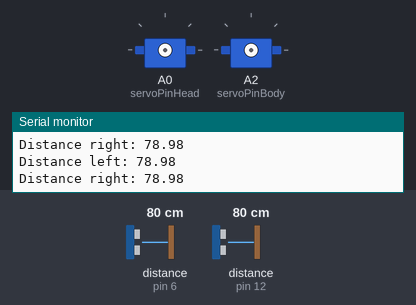
A sketch run on a simulated Arduino Uno, built with avr-gcc and run on an emulated ATmega328P. On the bench: 2 × servo, the last lines printed to the serial monitor. Wiring (inferred from the names in the program): 2 × ultrasonic range finder: trigger pin 5, echo pin 6 / trigger pin 11, echo pin 12; 2 × servo: signal A0 / signal A2. Inputs (shaded band) come from the test bench; at power-on: distance to the obstacle (sensors on pin 6, pin 12) 80 cm. The echo pulse lasts 58.3 µs per cm; servo pulses on a pin are drawn as a servo (544–2400 µs = 0–180°).

Above: at 1.2 s.
1.3 s: distance to the obstacle (sensor on pin 6) set to 33 cm
4.3 s: distance to the obstacle (sensor on pin 6) set to 28 cm
At 4.8 s:
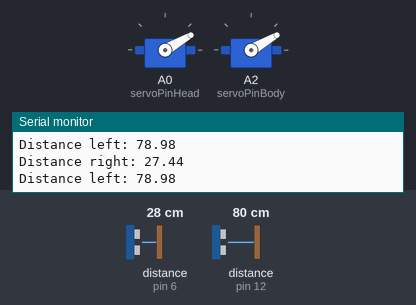
At 6.7 s:
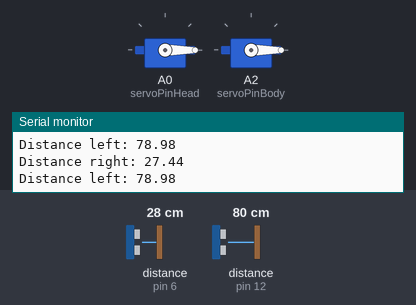
7.3 s: distance to the obstacle (sensor on pin 12) set to 120 cm
10.3 s: distance to the obstacle (sensor on pin 12) set to 18 cm
13.3 s: distance to the obstacle (sensor on pin 6) set to 2 cm
16.3 s: distance to the obstacle (sensor on pin 12) set to 2 cm
At 17.4 s:
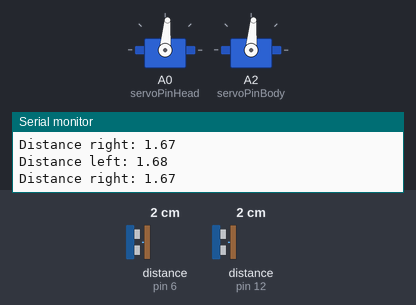
Timing chart, 0 to 20.3 s (numbered marks = the images above; inputs shaded):
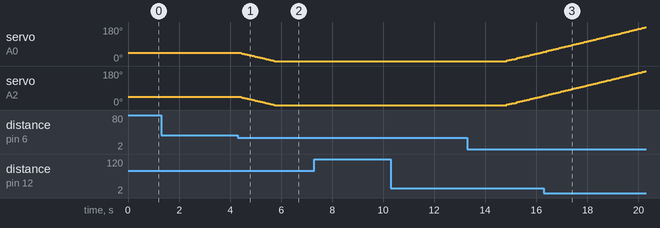

The sketch:

servo_distance.ino
```cpp
int servoPinHead = A0;   // head
int servoPinBody = A2;   // body

int pVal = 1000;
unsigned long previousMillis = 0; //used for timer
boolean increasePulse = true;
int spd = 15; //speed of increment or decrement on sweep
int minPulse = 600;  // 500;
int maxPulse = 700;  // 800;
int interval = 20; // fixed value of pulsing servos

// defines pins numbers
const int trigPin2 = 5;
const int echoPin2 = 6;
const int trigPin = 11;
const int echoPin = 12;

// defines variables
long durationL;
float distanceL;
long durationR;
float distanceR;
bool turnRight;
bool turnLeft;

void setup() {
  pinMode(trigPin, OUTPUT); // Sets the trigPin as an Output
  pinMode(echoPin, INPUT); // Sets the echoPin as an Input

  pinMode(trigPin2, OUTPUT);
  pinMode(echoPin2, INPUT);

  pinMode (servoPinHead, OUTPUT);
  pinMode (servoPinBody, OUTPUT);

  Serial.begin(9600); // Starts the serial communication
}

void loop() {
  // Clears the trigPin
  digitalWrite(trigPin, LOW);
  delayMicroseconds(2);

  // Sets the trigPin on HIGH state for 10 micro seconds
  digitalWrite(trigPin, HIGH);
  delayMicroseconds(10);
  digitalWrite(trigPin, LOW);

  // Reads the echoPin, returns the sound wave travel time in microseconds
  durationL = pulseIn(echoPin, HIGH);

  // Calculating the distance
  distanceL = durationL * 0.034 / 2;

  // Prints the distance on the Serial Monitor
  Serial.print("Distance left: ");
  Serial.println(distanceL);

  // ================ 2nd distance senser ====================
  //delayMicroseconds(8.5);  // aviod affection from 1st

  digitalWrite(trigPin2, LOW);
  delayMicroseconds(2);

  // Sets the trigPin on HIGH state for 10 micro seconds
  digitalWrite(trigPin2, HIGH);
  delayMicroseconds(10);
  digitalWrite(trigPin2, LOW);

  durationR = pulseIn(echoPin2, HIGH);
  distanceR = durationR * 0.034 / 2;

  Serial.print("Distance right: ");
  Serial.println(distanceR);


  unsigned long currentMillis = millis(); //get time in milliseconds

  if (currentMillis - previousMillis >= interval) {
    previousMillis = currentMillis ;
    if (distanceL < 30) {
      turnRight = false;
      turnLeft = true;
      increasePulse = true;
      //pVal = 562;
      sweep(spd);
      pulse(pVal);
    } else if (distanceR < 30) {
      turnRight = true;
      turnLeft = false;
      increasePulse = false;
      //pVal = 0;
      sweep(spd);
      pulse(pVal);
    }
  }
}


void sweep(int spd) {
  if (increasePulse) {
    pVal += spd;

    if (pVal >= maxPulse) {
      increasePulse = false;
    }

  } else {
    pVal -= spd;

    if (pVal <= minPulse) {
      increasePulse = true;
    }
  }

  if (pVal >= maxPulse || minPulse <= pVal) {
    turnRight = false;
    turnLeft = false;
  }
}

void pulse (int p) {
  // constrain to minimum and maximum pulse

  digitalWrite(servoPinHead, HIGH);
  digitalWrite(servoPinBody, HIGH);

  delayMicroseconds(p);
  digitalWrite(servoPinHead, LOW);
  digitalWrite(servoPinBody, LOW);
}
```

Measured:
- the behaviour switches between 31 and 30 cm on distance to the obstacle (sensor on pin 6) (found by bisection; images 0 and 1)
- after the input at 4.3 s, servo on A0 (servoPinHead), servo on A2 (servoPinBody): moves from 43° to 0° over 1.3 s, starting after 0.13 s
